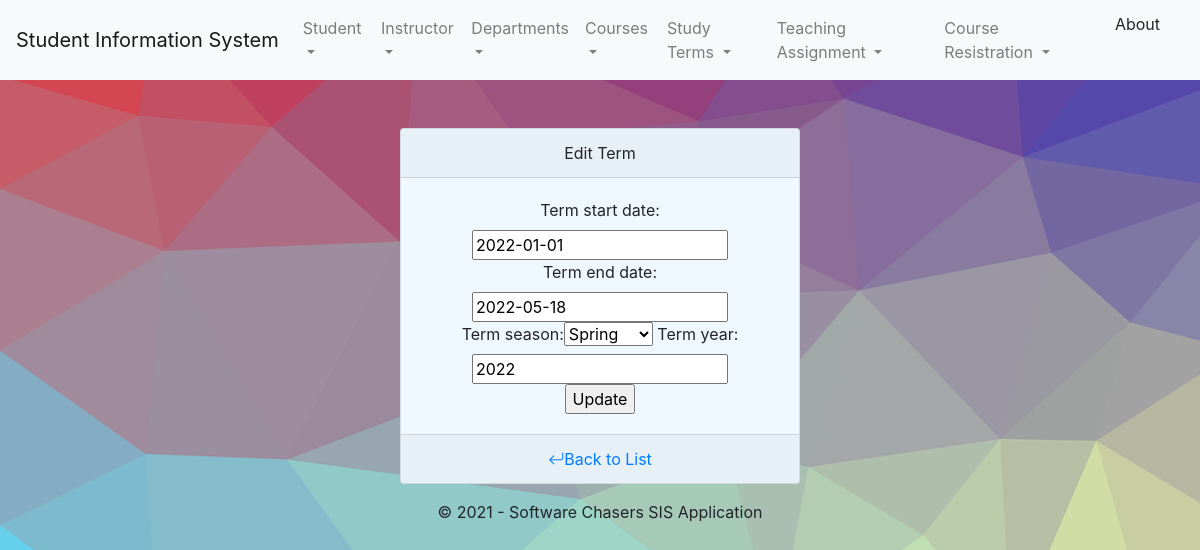
/studyterm/edit/1, run on the app's committed database.
### sisapp/models.py (models this page shows, shortened)
class StudyTerm(models.Model):
    seasons = (
        ('SPRING', 'Spring'),
        ('FALL', 'Fall'),
    )
    term_id = models.AutoField(primary_key=True)
    term_start_date = models.DateField()
    term_end_date = models.DateField()
    term_season = models.CharField(max_length=32, choices=seasons)
    term_year = models.CharField(max_length=8)

### sisapp/Views/studyTermViews.py (the view)
class StudyTermUpdateView(UpdateView):
    model = StudyTerm
    fields = ['term_id',
              'term_start_date',
              'term_end_date',
              'term_season',
              'term_year']
    success_url = '/studyterm/list'

### templates/studyTerm/studyTerm_edit.html (shortened to what this page needs)
{% extends 'base.html' %}
{% load bootstrap %}
{% block body_block %}
   <br/><br/>
<center >
<div class="card text-center" style="width: 400px;background-color: aliceblue">
    <div class="card-header">
        Edit Term
    </div>
    <div class="card-body">
      <div class="col d-flex justify-content-center">
        <form method="POST" enctype="multipart/form-data">
             {{ form | bootstrap }}
            <input class="button-sm" type="submit" value="Update">
        </form>
        </div>
    </div>
  <div class="card-footer text-muted">
<a class="bi bi-arrow-return-left" href="{% url 'sisapp:studyTerm_list' %}">Back to List</a>
  </div>
</div>
</center>
{% endblock %}

### templates/base.html (style rules this page uses)
body { min-height: 80vh; height: auto !important; height: 100%; margin: 0 auto -60px; }

### data on the page
StudyTerm: term_start_date "2022-01-01", term_end_date "2022-05-18", term_season "Spring", term_year "2022"
